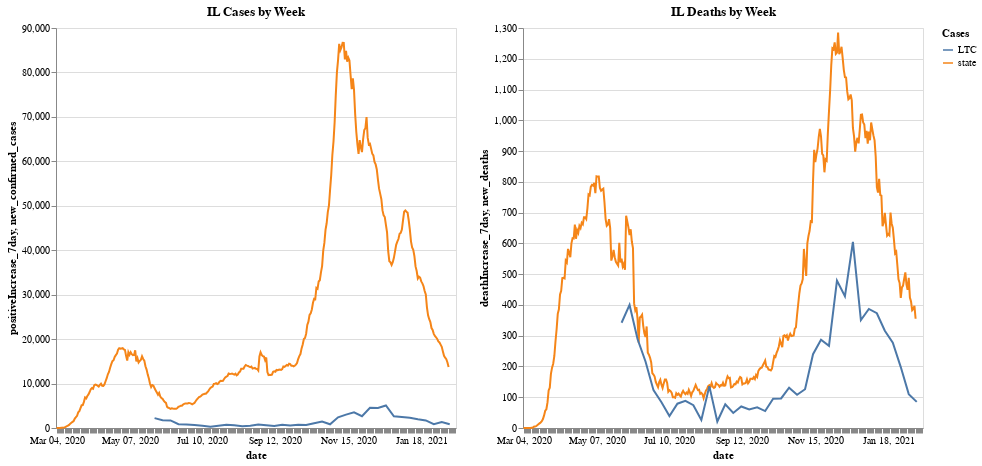

Notebook code for this chart:
### Code cell
chart_title = 'IL Cases by Week'
il_data_df['legend'] = 'state'
il_data_df['positiveIncrease_7day'] = il_data_df['positiveIncrease'].rolling(7).sum().round(1)
chart1 = alt.Chart(il_data_df).mark_line(color="#FFAA00").encode(
                     x=alt.X('yearmonthdate(date):O', title='date', axis=alt.Axis(labelSeparation=10)),
                     y='positiveIncrease_7day',
                     color=alt.Color('legend', legend=alt.Legend(title="Cases"))
                     ).properties( width=400, height=400, title=chart_title)

chart_title = 'IL Cases by Week'
df['legend'] = 'LTC'

chart2 = alt.Chart(df).mark_line().encode(
                     x=alt.X('yearmonthdate(reported_date):O', title='date', axis=alt.Axis(labelSeparation=10)),
                     y='new_confirmed_cases',
                     color=alt.Color('legend', legend=alt.Legend(title="Cases"))
                     ).properties( width=400, height=400, title=chart_title)

chart_title = 'IL Deaths by Week'
il_data_df['legend'] = 'state'
il_data_df['deathIncrease_7day'] = il_data_df['deathIncrease'].rolling(7).sum().round(1)
#il_data_df['deathIncrease_7day'] = il_data_df['deathIncrease_7day']  * 7
chart3 = alt.Chart(il_data_df).mark_line(color="#FFAA00").encode(
                     x=alt.X('yearmonthdate(date):O', title='date', axis=alt.Axis(labelSeparation=10)),
                     y='deathIncrease_7day',
                     color=alt.Color('legend', legend=alt.Legend(title="Cases"))
                     ).properties( width=400, height=400, title=chart_title)

chart_title = 'IL Deaths by Week'
df['legend'] = 'LTC'

chart4 = alt.Chart(df).mark_line().encode(
                     x=alt.X('yearmonthdate(reported_date):O', title='date', axis=alt.Axis(labelSeparation=10)),
                     y='new_deaths',
                     color=alt.Color('legend', legend=alt.Legend(title="Cases"))
                     ).properties( width=400, height=400, title=chart_title)
(chart1 + chart2) | (chart3 + chart4)

### Figure 1 — Vega-Lite specification as saved in the notebook (floating-point values rounded to 4 significant figures; data arrays with more than 128 entries replaced by an {"elided": "..."} marker saying what was removed)
{"config": {"view": {"continuousWidth": 400, "continuousHeight": 300}}, "hconcat": [{"layer": [{"data": {"name": "data-0073084eb9ca5e869f0c96494e074823"}, "mark": {"type": "line", "color": "#FFAA00"}, "encoding": {"color": {"type": "nominal", "field": "legend", "legend": {"title": "Cases"}}, "x": {"type": "ordinal", "axis": {"labelSeparation": 10}, "field": "date", "timeUnit": "yearmonthdate", "title": "date"}, "y": {"type": "quantitative", "field": "positiveIncrease_7day"}}, "height": 400, "title": "IL Cases by Week", "width": 400}, {"data": {"name": "data-f2f89b56aa7ec41b1c53b03e796c9048"}, "mark": "line", "encoding": {"color": {"type": "nominal", "field": "legend", "legend": {"title": "Cases"}}, "x": {"type": "ordinal", "axis": {"labelSeparation": 10}, "field": "reported_date", "timeUnit": "yearmonthdate", "title": "date"}, "y": {"type": "quantitative", "field": "new_confirmed_cases"}}, "height": 400, "title": "IL Cases by Week", "width": 400}]}, {"layer": [{"data": {"name": "data-0073084eb9ca5e869f0c96494e074823"}, "mark": {"type": "line", "color": "#FFAA00"}, "encoding": {"color": {"type": "nominal", "field": "legend", "legend": {"title": "Cases"}}, "x": {"type": "ordinal", "axis": {"labelSeparation": 10}, "field": "date", "timeUnit": "yearmonthdate", "title": "date"}, "y": {"type": "quantitative", "field": "deathIncrease_7day"}}, "height": 400, "title": "IL Deaths by Week", "width": 400}, {"data": {"name": "data-f2f89b56aa7ec41b1c53b03e796c9048"}, "mark": "line", "encoding": {"color": {"type": "nominal", "field": "legend", "legend": {"title": "Cases"}}, "x": {"type": "ordinal", "axis": {"labelSeparation": 10}, "field": "reported_date", "timeUnit": "yearmonthdate", "title": "date"}, "y": {"type": "quantitative", "field": "new_deaths"}}, "height": 400, "title": "IL Deaths by Week", "width": 400}]}], "$schema": "https://vega.github.io/schema/vega-lite/v4.8.1.json", "datasets": {"data-0073084eb9ca5e869f0c96494e074823": {"elided": "351 records"}, "data-f2f89b56aa7ec41b1c53b03e796c9048": [{"confirmed_cases": 14882, "deaths": 2402, "reported_date": "2020-05-23T00:00:00", "new_deaths": null, "new_confirmed_cases": null, "legend": "LTC"}, {"confirmed_cases": 17098, "deaths": 2744, "reported_date": "2020-05-29T00:00:00", "new_deaths": 342.0, "new_confirmed_cases": 2216.0, "legend": "LTC"}, {"confirmed_cases": 18840, "deaths": 3144, "reported_date": "2020-06-05T00:00:00", "new_deaths": 400.0, "new_confirmed_cases": 1742.0, "legend": "LTC"}, {"confirmed_cases": 20550, "deaths": 3433, "reported_date": "2020-06-12T00:00:00", "new_deaths": 289.0, "new_confirmed_cases": 1710.0, "legend": "LTC"}, {"confirmed_cases": 21390, "deaths": 3649, "reported_date": "2020-06-19T00:00:00", "new_deaths": 216.0, "new_confirmed_cases": 840.0, "legend": "LTC"}, {"confirmed_cases": 22170, "deaths": 3772, "reported_date": "2020-06-26T00:00:00", "new_deaths": 123.0, "new_confirmed_cases": 780.0, "legend": "LTC"}, {"confirmed_cases": 22833, "deaths": 3856, "reported_date": "2020-07-03T00:00:00", "new_deaths": 84.0, "new_confirmed_cases": 663.0, "legend": "LTC"}, {"confirmed_cases": 23324, "deaths": 3895, "reported_date": "2020-07-10T00:00:00", "new_deaths": 39.0, "new_confirmed_cases": 491.0, "legend": "LTC"}, {"confirmed_cases": 23607, "deaths": 3974, "reported_date": "2020-07-17T00:00:00", "new_deaths": 79.0, "new_confirmed_cases": 283.0, "legend": "LTC"}, {"confirmed_cases": 24106, "deaths": 4062, "reported_date": "2020-07-24T00:00:00", "new_deaths": 88.0, "new_confirmed_cases": 499.0, "legend": "LTC"}, {"confirmed_cases": 24845, "deaths": 4136, "reported_date": "2020-07-31T00:00:00", "new_deaths": 74.0, "new_confirmed_cases": 739.0, "legend": "LTC"}, {"confirmed_cases": 25448, "deaths": 4162, "reported_date": "2020-08-07T00:00:00", "new_deaths": 26.0, "new_confirmed_cases": 603.0, "legend": "LTC"}, {"confirmed_cases": 25869, "deaths": 4298, "reported_date": "2020-08-14T00:00:00", "new_deaths": 136.0, "new_confirmed_cases": 421.0, "legend": "LTC"}, {"confirmed_cases": 26357, "deaths": 4319, "reported_date": "2020-08-21T00:00:00", "new_deaths": 21.0, "new_confirmed_cases": 488.0, "legend": "LTC"}, {"confirmed_cases": 27126, "deaths": 4396, "reported_date": "2020-08-28T00:00:00", "new_deaths": 77.0, "new_confirmed_cases": 769.0, "legend": "LTC"}, {"confirmed_cases": 27738, "deaths": 4445, "reported_date": "2020-09-04T00:00:00", "new_deaths": 49.0, "new_confirmed_cases": 612.0, "legend": "LTC"}, {"confirmed_cases": 28189, "deaths": 4515, "reported_date": "2020-09-11T00:00:00", "new_deaths": 70.0, "new_confirmed_cases": 451.0, "legend": "LTC"}, {"confirmed_cases": 28941, "deaths": 4575, "reported_date": "2020-09-18T00:00:00", "new_deaths": 60.0, "new_confirmed_cases": 752.0, "legend": "LTC"}, {"confirmed_cases": 29517, "deaths": 4642, "reported_date": "2020-09-25T00:00:00", "new_deaths": 67.0, "new_confirmed_cases": 576.0, "legend": "LTC"}, {"confirmed_cases": 30243, "deaths": 4697, "reported_date": "2020-10-02T00:00:00", "new_deaths": 55.0, "new_confirmed_cases": 726.0, "legend": "LTC"}, {"confirmed_cases": 30920, "deaths": 4792, "reported_date": "2020-10-09T00:00:00", "new_deaths": 95.0, "new_confirmed_cases": 677.0, "legend": "LTC"}, {"confirmed_cases": 31995, "deaths": 4888, "reported_date": "2020-10-16T00:00:00", "new_deaths": 96.0, "new_confirmed_cases": 1075.0, "legend": "LTC"}, {"confirmed_cases": 33440, "deaths": 5019, "reported_date": "2020-10-23T00:00:00", "new_deaths": 131.0, "new_confirmed_cases": 1445.0, "legend": "LTC"}, {"confirmed_cases": 34278, "deaths": 5127, "reported_date": "2020-10-30T00:00:00", "new_deaths": 108.0, "new_confirmed_cases": 838.0, "legend": "LTC"}, {"confirmed_cases": 36683, "deaths": 5253, "reported_date": "2020-11-06T00:00:00", "new_deaths": 126.0, "new_confirmed_cases": 2405.0, "legend": "LTC"}, {"confirmed_cases": 39686, "deaths": 5493, "reported_date": "2020-11-13T00:00:00", "new_deaths": 240.0, "new_confirmed_cases": 3003.0, "legend": "LTC"}, {"confirmed_cases": 43222, "deaths": 5780, "reported_date": "2020-11-20T00:00:00", "new_deaths": 287.0, "new_confirmed_cases": 3536.0, "legend": "LTC"}, {"confirmed_cases": 45882, "deaths": 6047, "reported_date": "2020-11-27T00:00:00", "new_deaths": 267.0, "new_confirmed_cases": 2660.0, "legend": "LTC"}, {"confirmed_cases": 50418, "deaths": 6526, "reported_date": "2020-12-04T00:00:00", "new_deaths": 479.0, "new_confirmed_cases": 4536.0, "legend": "LTC"}, {"confirmed_cases": 54907, "deaths": 6954, "reported_date": "2020-12-11T00:00:00", "new_deaths": 428.0, "new_confirmed_cases": 4489.0, "legend": "LTC"}, {"confirmed_cases": 59970, "deaths": 7559, "reported_date": "2020-12-18T00:00:00", "new_deaths": 605.0, "new_confirmed_cases": 5063.0, "legend": "LTC"}, {"confirmed_cases": 62600, "deaths": 7910, "reported_date": "2020-12-25T00:00:00", "new_deaths": 351.0, "new_confirmed_cases": 2630.0, "legend": "LTC"}, {"confirmed_cases": 65078, "deaths": 8297, "reported_date": "2021-01-01T00:00:00", "new_deaths": 387.0, "new_confirmed_cases": 2478.0, "legend": "LTC"}, {"confirmed_cases": 67407, "deaths": 8670, "reported_date": "2021-01-08T00:00:00", "new_deaths": 373.0, "new_confirmed_cases": 2329.0, "legend": "LTC"}, {"confirmed_cases": 69398, "deaths": 8986, "reported_date": "2021-01-15T00:00:00", "new_deaths": 316.0, "new_confirmed_cases": 1991.0, "legend": "LTC"}, {"confirmed_cases": 71103, "deaths": 9263, "reported_date": "2021-01-22T00:00:00", "new_deaths": 277.0, "new_confirmed_cases": 1705.0, "legend": "LTC"}, {"confirmed_cases": 71946, "deaths": 9461, "reported_date": "2021-01-29T00:00:00", "new_deaths": 198.0, "new_confirmed_cases": 843.0, "legend": "LTC"}, {"confirmed_cases": 73286, "deaths": 9571, "reported_date": "2021-02-05T00:00:00", "new_deaths": 110.0, "new_confirmed_cases": 1340.0, "legend": "LTC"}, {"confirmed_cases": 74147, "deaths": 9656, "reported_date": "2021-02-12T00:00:00", "new_deaths": 85.0, "new_confirmed_cases": 861.0, "legend": "LTC"}]}}
